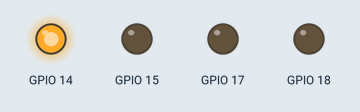
Bench run of a program on a simulated Raspberry Pi (BCM pin numbers). Parts: output pins drawn as LEDs (lit = HIGH).

Above: at 0.5 s.
At 2.5 s:
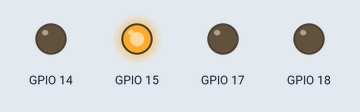
At 4.5 s:
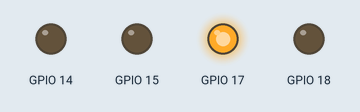
At 6.5 s:
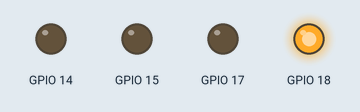
At 9.5 s:
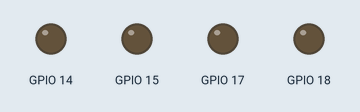
Timing chart, 0 to 10.4 s (numbered marks = the images above):
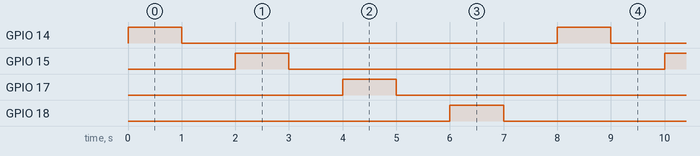

Measured:
- by itself, GPIO 14, GPIO 15, GPIO 17, GPIO 18: alternates HIGH for 1.0 s and LOW for 7.0 s
- by itself, everything shown: repeats every 8.0 s, in 8 steps

The program:

led.py
```python
#######################################################################
#
# Author	:: Rajesh Bhandari
# Date		:: 19 MAr 2014
# Title		:: led.py
#
# Description	:: This code just blinks 4 LEDs one after other.
# 		   The GPIOs used in this are
#			- GPIO 14 :
#			- GPIO 15 :
#			- GPIO 17 :
#			- GPIO 18 :
#
#######################################################################

'''
	GPIO layout for Raspberry Pi

		3.3V	-------	X	O ------- 5V
		GPIO 0	-------	O	O ------- 5V
		GPIO 1	-------	O	O ------- GND
		GPIO 4	-------	O	O ------- GPIO 14
		GND	-------	O	O ------- GPIO 15
		GPIO 17	-------	O	O ------- GPIO 18
		GPIO 21	-------	O	O ------- GND
		GPIO 22	------- O	O ------- GPIO 23
		3.3V	-------	O	O ------- GPIO 24
		GPIO 10	-------	O	O ------- GND
		GPIO 9	-------	O	O ------- GPIO 25
		GPIO 11	-------	O	O ------- GPIO 8
		GND	-------	O	O ------- GPIO 7
'''


# import the GPIO library for RPi
import RPi.GPIO as GPIO
import time

# Set the mode to Broadcom
GPIO.setmode(GPIO.BCM)

#set the direction of the GPIO pins
GPIO.setup(14,GPIO.OUT)
GPIO.setup(15,GPIO.OUT)
GPIO.setup(17,GPIO.OUT)
GPIO.setup(18,GPIO.OUT)

# Turn OFF all the pins
GPIO.output(14,False)
GPIO.output(15,False)
GPIO.output(17,False)
GPIO.output(18,False)

#
# infiniteloop
# toggle each pin serialy with 1 sec delay
#
var = 1
while var == 1 :
	GPIO.output(14,True)
	time.sleep(1)
	GPIO.output(14,False)
	time.sleep(1)
	GPIO.output(15,True)
	time.sleep(1)
	GPIO.output(15,False)
	time.sleep(1)
	GPIO.output(17,True)
	time.sleep(1)
	GPIO.output(17,False)
	time.sleep(1)
	GPIO.output(18,True)
	time.sleep(1)
	GPIO.output(18,False)
	time.sleep(1)
```
